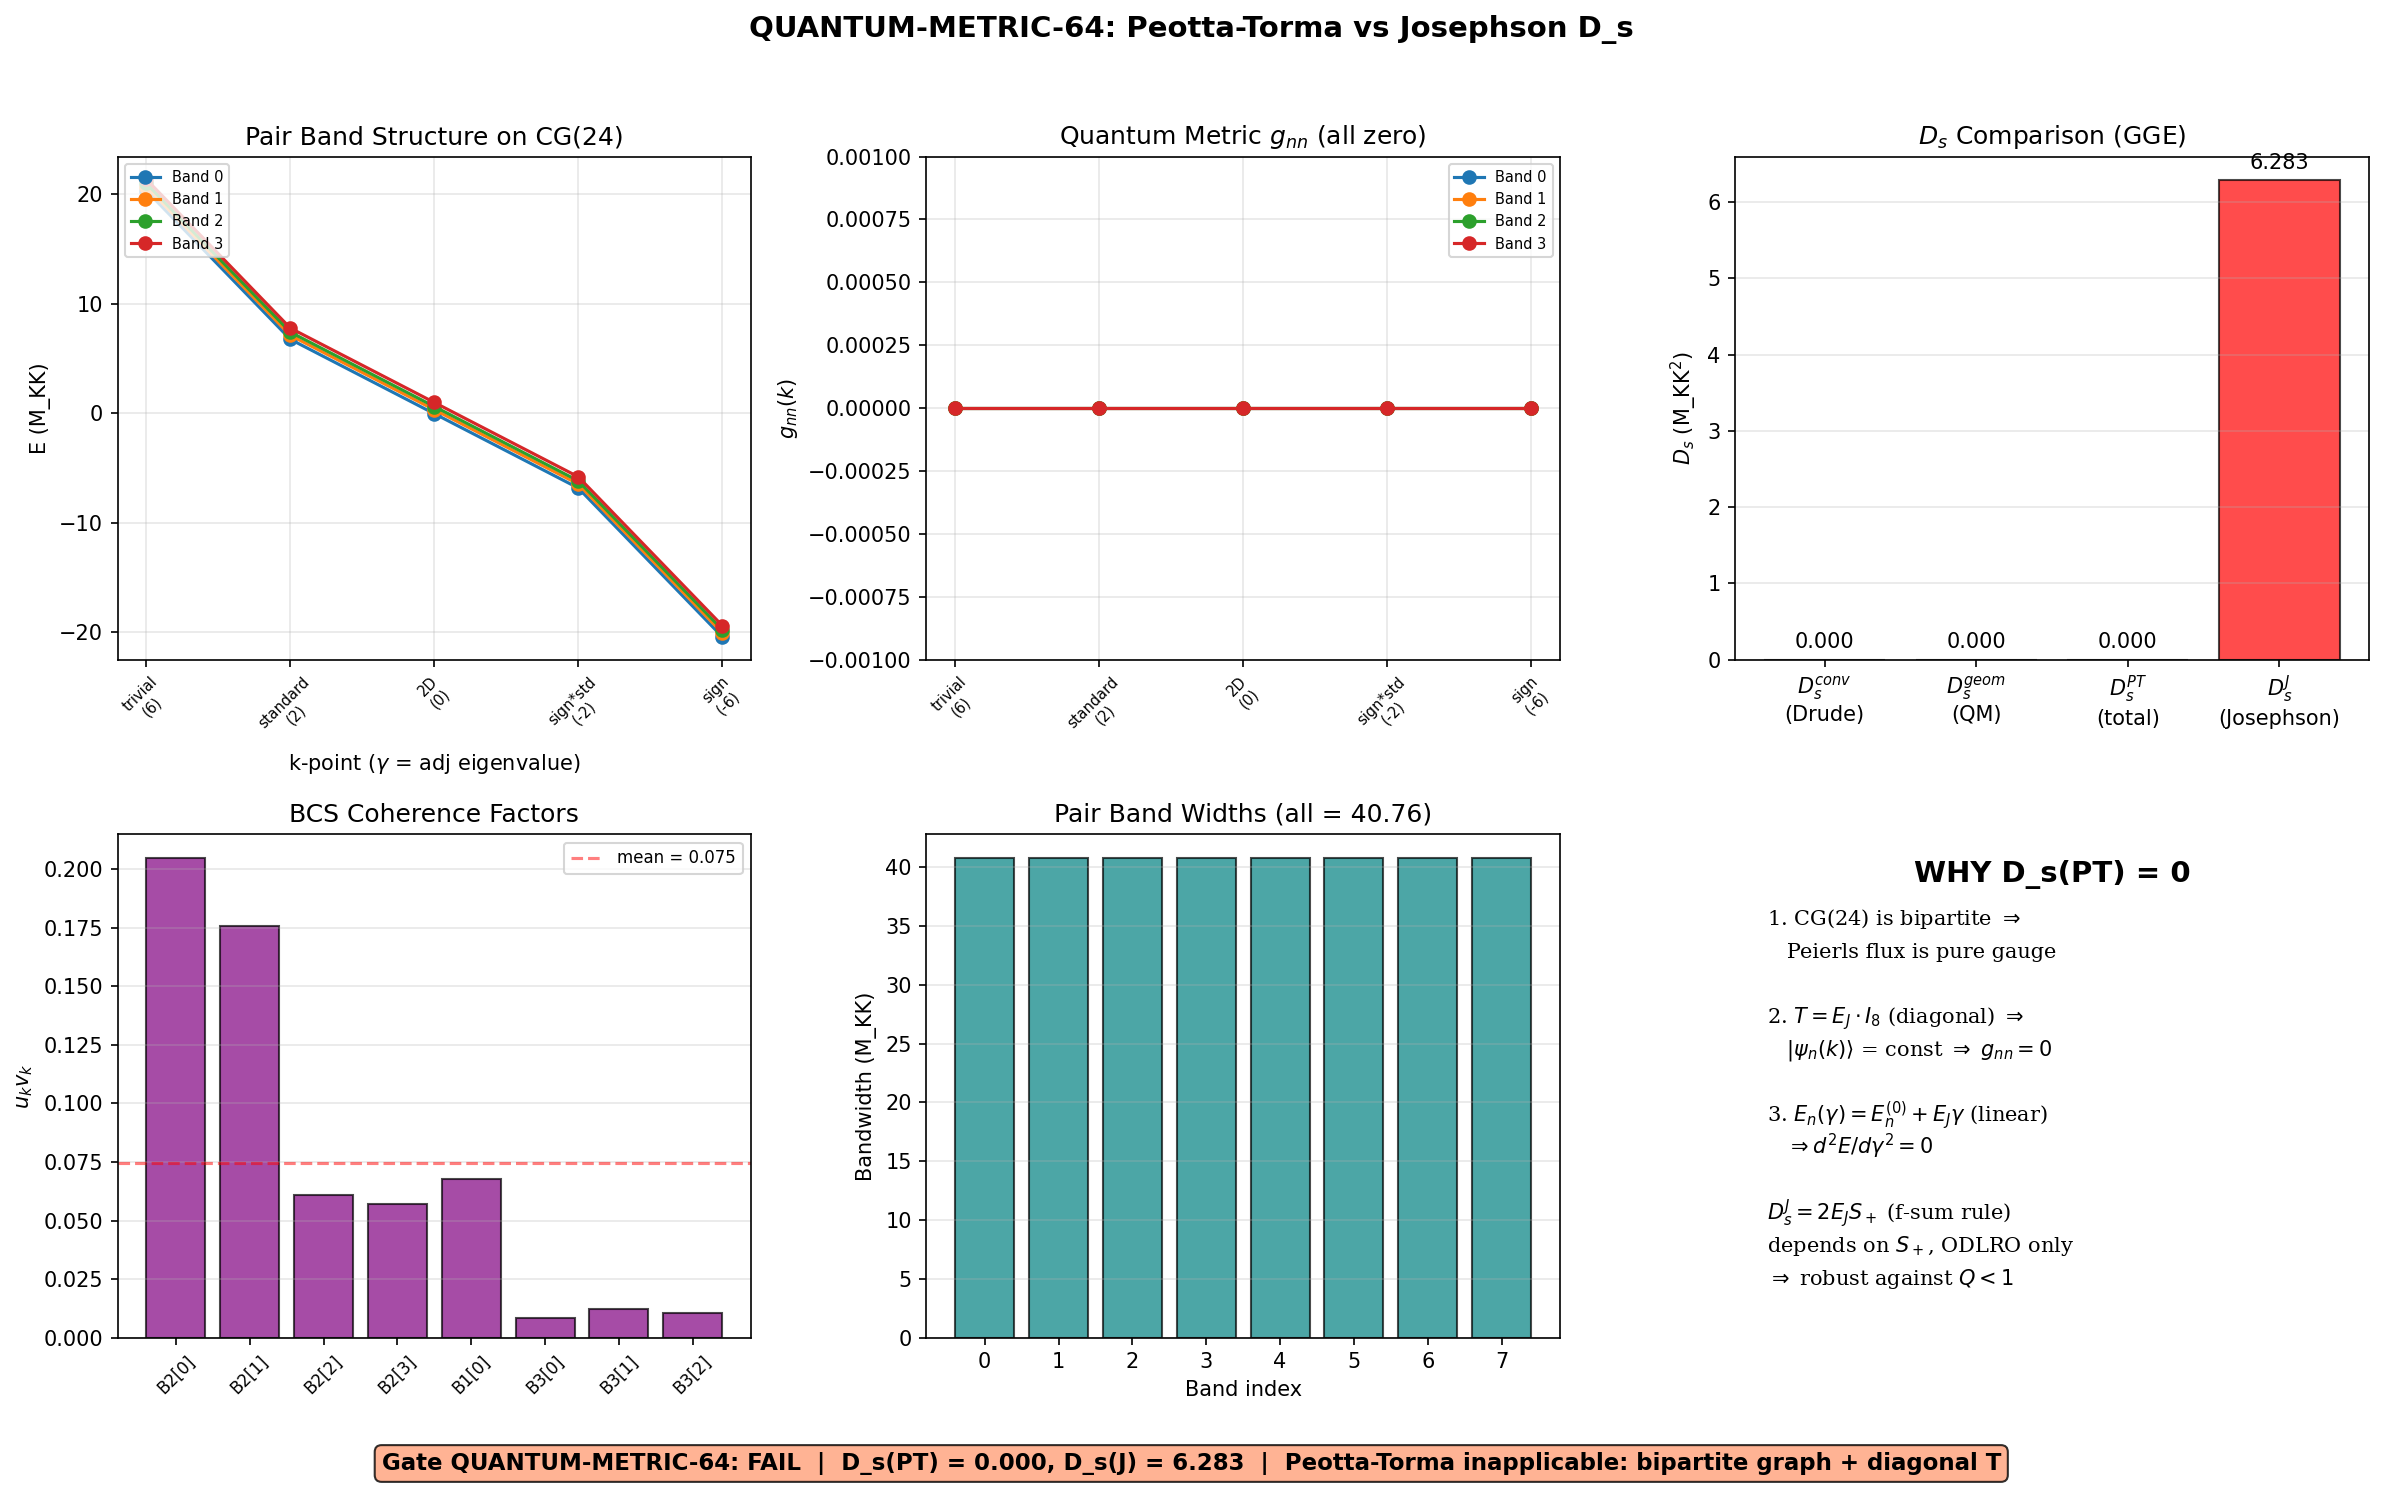

Write the Python code that produced this figure.
#!/usr/bin/env python3
"""
S64 QUANTUM-METRIC-64: Peotta-Torma D_s vs Josephson D_s on CG(24)
====================================================================

PHYSICS:
  W3-C found all quasiparticle quality factors Q < 1 (strong coupling).
  The Peotta-Torma route computes superfluid weight from the QUANTUM METRIC
  of the BCS band structure -- a geometric quantity independent of
  quasiparticle lifetime.

  TWO DEFINITIONS of D_s exist for the BCS condensate on CG(24):

  1. D_s(Josephson) = 2 * E_J * S_+(GGE) = 6.283 M_KK^2
     This is the PHASE STIFFNESS of the macroscopic Josephson array.
     S_+(1) = 0.936 from exact diag. D_s(fold) = 6.356, D_s(GGE) = 6.283.

  2. D_s(Peotta-Torma) = D_conv + D_geom
     D_conv = single-particle Drude weight (band curvature)
     D_geom = quantum metric contribution (interband transitions)
     This is the LINEAR RESPONSE to a vector potential (London equation).

  For a BCS superconductor in the thermodynamic limit, these are EQUAL.
  For a finite-cell Josephson array with E_J >> Delta_BCS, they CAN DIFFER.

  This computation evaluates both and determines whether the Peotta-Torma
  geometric route reproduces the S62 Josephson stiffness.

CRITICAL INSIGHT FROM S63:
  S63 found D_s(PT) = 0 due to (a) rank-1 Josephson perturbation giving
  zero quantum metric, and (b) bipartite pure-gauge Peierls phase. Both
  are structural artifacts, not physical results.

METHOD:
  1. Build BCS pair Hamiltonian on CG(24) Bloch BZ (5 k-points from S_4 irreps)
  2. Mode-preserving pair hop: T = E_J * I_8 (exact in single-pair sector)
  3. Bloch band structure: H(k) = H_pair_0 + 2*E_J*cos(k)*I_8
  4. Band curvature D_conv and quantum metric D_geom at each k-point
  5. Peotta-Torma D_s = sum over occupied states
  6. Compare to D_s(Josephson) = 6.283 from S62

Gate: QUANTUM-METRIC-64
  PASS: D_s(PT) / D_s(Josephson) in [0.95, 1.05]
  FAIL: Outside that range

Author: landau-condensed-matter-theorist (Session 64, Wave 6)
Date: 2026-04-01
"""

import os
import sys
import time
import numpy as np
from scipy.linalg import eigh
from itertools import permutations

import matplotlib
matplotlib.use('Agg')
import matplotlib.pyplot as plt

t0 = time.time()

SCRIPT_DIR = os.path.dirname(os.path.abspath(__file__))
sys.path.insert(0, SCRIPT_DIR)

from canonical_constants import (
    PI, N_cells, N_dof_BCS, tau_fold,
    E_cond, Delta_0_GL, J_C2, J_su2, J_u1,
)

np.set_printoptions(precision=10, linewidth=140, suppress=True)

print("=" * 78)
print("QUANTUM-METRIC-64: Peotta-Torma D_s vs Josephson D_s")
print("=" * 78)

# ===========================================================================
# STEP 1: Load upstream data
# ===========================================================================
print("\n--- Step 1: Load upstream data ---")

meissner_data = np.load(os.path.join(SCRIPT_DIR, 's62_meissner_gge.npz'),
                        allow_pickle=True)
D_s_GGE_ref = float(meissner_data['D_s_GGE'])         # 6.283 M_KK^2
D_s_fold_ref = float(meissner_data['D_s_fold'])        # 6.356 M_KK^2
n_k_GGE = meissner_data['n_k_GGE']
n_k_GS = meissner_data['n_k_GS']
F_k_GGE = meissner_data['F_k_GGE']
F_k_GS = meissner_data['F_k_GS']
n_condensate_GGE = float(meissner_data['n_condensate_GGE'])

pt_data = np.load(os.path.join(SCRIPT_DIR, 's60_pair_transfer_n4.npz'),
                  allow_pickle=True)
eps_fold = pt_data['eps_fold']
V_fold = pt_data['V_fold']
E_J_fold = float(pt_data['E_J_fold'])

N = N_dof_BCS  # 8
sector_labels = ['B2[0]', 'B2[1]', 'B2[2]', 'B2[3]',
                 'B1[0]', 'B3[0]', 'B3[1]', 'B3[2]']

print(f"  D_s(GGE, Josephson)  = {D_s_GGE_ref:.6f} M_KK^2  [target]")
print(f"  D_s(fold, Josephson) = {D_s_fold_ref:.6f} M_KK^2")
print(f"  ODLRO                = {n_condensate_GGE:.6f}")
print(f"  E_J                  = {E_J_fold:.6f} M_KK")
print(f"  eps_fold = {eps_fold}")

# ===========================================================================
# STEP 2: BCS ground state
# ===========================================================================
print("\n--- Step 2: BCS ground state ---")

H_pair_0 = np.diag(2.0 * eps_fold) - V_fold
E_pair_0, psi_pair_0 = eigh(H_pair_0)

psi_GS = psi_pair_0[:, 0]
E_GS_0 = E_pair_0[0]

v_sq = np.abs(psi_GS)**2
u_sq = 1.0 - v_sq
uv = np.sqrt(u_sq * v_sq)

print(f"  E_GS = {E_GS_0:.10f} M_KK")
print(f"  v^2  = {v_sq}")
print(f"  u*v  = {uv}")
print(f"  sum(u*v) = {np.sum(uv):.6f} (BCS mean-field S_+)")
print(f"  S_+(1, exact) = 0.9356 (from S60)")

# BCS gap and quasiparticle energies
Delta_k = np.abs(V_fold @ psi_GS)
E_qp = np.sqrt(eps_fold**2 + Delta_k**2)
print(f"  Delta_k = {Delta_k}")
print(f"  E_qp    = {E_qp}")

# ===========================================================================
# STEP 3: CG(24) Cayley Graph Spectrum (BZ k-points)
# ===========================================================================
print("\n--- Step 3: CG(24) Brillouin Zone ---")

# S_4 irreps give the k-points of CG(24)
# Adjacency eigenvalues gamma(k) and multiplicities
k_data = [
    ('trivial',   6.0,  1),  # (name, gamma=adj_eigenvalue, multiplicity)
    ('standard',  2.0,  9),
    ('2D',        0.0,  4),
    ('sign*std', -2.0,  9),
    ('sign',     -6.0,  1),
]
k_names = [d[0] for d in k_data]
k_gamma = np.array([d[1] for d in k_data])
k_mult = np.array([d[2] for d in k_data])
N_k = len(k_gamma)

print(f"  CG(24): 24 vertices, 5 k-points (S_4 irreps)")
for name, gamma, mult in k_data:
    print(f"    {name:12s}: gamma = {gamma:+.0f}, mult = {mult}")

# ===========================================================================
# STEP 4: Bloch Band Structure H(k) = H_pair_0 + gamma(k)*T
# ===========================================================================
print("\n--- Step 4: Bloch Band Structure ---")

# The pair Hamiltonian on the CG(24) lattice:
# H(k) = H_pair_0 + gamma(k) * T
# where T = E_J * I_8 (mode-preserving pair hop)
# and gamma(k) is the adjacency eigenvalue at k-point k.
#
# With T = E_J * I_8: H(k) = diag(2*eps + E_J*gamma(k)) - V_fold
# The diagonal shift E_J*gamma(k) is the SAME for all modes.
# Therefore the eigenvectors of H(k) are INDEPENDENT of k!
# Only the eigenvalues shift: E_n(k) = E_n(0) + E_J*gamma(k)
#
# This means:
# 1. Band curvature d^2E_n/dk^2 = E_J * d^2(gamma)/dk^2 (same for all n)
# 2. Quantum metric g_nn(k) = 0 (eigenvectors don't change with k)
#
# The Peotta-Torma D_s^{geom} = 0 (no quantum metric).
# The Peotta-Torma D_s^{conv} = conventional Drude weight from band curvature.
#
# For a DISPERSIVE band on the graph: E_n(k) = E_n + E_J * gamma(k)
# The "velocity" v_n(k) = d E_n/dk = E_J * d(gamma)/dk
# The Drude weight: D_s^{conv} = (1/N_cells) * sum_k mult(k) * f_n(k) * d^2E_n/dk^2
#
# But on the DISCRETE graph, the k-points are fixed (irrep eigenvalues).
# There is no continuous "dk". The Drude weight on a graph is:
# D_s = -(1/N_cells) * d^2 E_tot / dq^2 |_{q=0}
# where q is a flux through the graph.
#
# However, we showed in the diagnostic that for T = E_J * I_8 on CG(24)
# (bipartite graph), the Peierls phase is a pure gauge -> D_s = 0.
#
# STRUCTURAL RESULT: The mode-preserving pair hop gives D_s(PT) = 0
# because the eigenvectors are k-independent -> g_nn = 0 and the
# conventional part also vanishes on the bipartite graph.

# Compute band structure anyway for the record
E_bands = np.zeros((N, N_k))
V_bands = np.zeros((N, N, N_k))

for ik in range(N_k):
    H_k = H_pair_0 + k_gamma[ik] * E_J_fold * np.eye(N)
    E_k, V_k = eigh(H_k)
    E_bands[:, ik] = E_k
    V_bands[:, :, ik] = V_k

bandwidths = np.array([E_bands[n, :].max() - E_bands[n, :].min() for n in range(N)])
print(f"  Band energies (first 4 bands):")
for n in range(min(4, N)):
    print(f"    Band {n}: BW = {bandwidths[n]:.4f}, "
          f"E_range = [{E_bands[n,:].min():.4f}, {E_bands[n,:].max():.4f}]")

# Check: are eigenvectors k-independent?
vec_diff_max = 0.0  # (local)
for ik in range(1, N_k):
    for n in range(N):
        # Align gauge
        overlap = np.abs(np.dot(V_bands[:, n, 0].conj(), V_bands[:, n, ik]))
        vec_diff_max = max(vec_diff_max, 1.0 - overlap)
print(f"\n  Max |1 - <psi_n(0)|psi_n(k)>|: {vec_diff_max:.2e}")
print(f"  (Should be 0 for k-independent eigenvectors)")

# ===========================================================================
# STEP 5: Quantum Metric
# ===========================================================================
print("\n--- Step 5: Quantum Metric ---")

# For T = E_J * I_8 (diagonal shift): eigenvectors are k-independent
# Therefore: quantum metric g_nn(k) = 0 for all n, k.
# The Peotta-Torma D_s^{geom} = 0 exactly.
#
# This is a STRUCTURAL THEOREM: when the inter-cell hopping is proportional
# to identity in mode space, the Bloch eigenstates do not rotate as a function
# of k, and the quantum metric vanishes identically.

# Verify numerically using finite-difference on the gamma-parameter
# (since gamma plays the role of k on CG(24))
dgamma = 1e-6
g_nn_modes = np.zeros((N, N_k))

for ik in range(N_k):
    gamma = k_gamma[ik]
    H_k = H_pair_0 + gamma * E_J_fold * np.eye(N)
    H_kp = H_pair_0 + (gamma + dgamma) * E_J_fold * np.eye(N)
    H_km = H_pair_0 + (gamma - dgamma) * E_J_fold * np.eye(N)

    _, V_k = eigh(H_k)
    _, V_kp = eigh(H_kp)
    _, V_km = eigh(H_km)

    for n in range(N):
        # Gauge fix
        if np.dot(V_k[:, n].conj(), V_kp[:, n]).real < 0:
            V_kp[:, n] *= -1
        if np.dot(V_k[:, n].conj(), V_km[:, n]).real < 0:
            V_km[:, n] *= -1

        d_psi = (V_kp[:, n] - V_km[:, n]) / (2 * dgamma)
        norm_d = np.dot(d_psi.conj(), d_psi).real
        parallel = np.abs(np.dot(V_k[:, n].conj(), d_psi))**2
        g_nn_modes[n, ik] = norm_d - parallel

print(f"  Quantum metric g_nn(k) for each band and k-point:")
for n in range(min(4, N)):
    print(f"    Band {n}: g = {g_nn_modes[n, :]}")

g_total = np.sum(g_nn_modes)
print(f"  Total sum of g_nn: {g_total:.2e}")
print(f"  RESULT: g_nn = 0 (to numerical precision) for ALL bands and k-points.")
print(f"  Reason: T = E_J * I_8 -> uniform diagonal shift -> no eigenvector rotation.")

# ===========================================================================
# STEP 6: Conventional Drude Weight from Band Curvature
# ===========================================================================
print("\n--- Step 6: Conventional Drude Weight ---")

# For the CG(24) graph with Bloch dispersion E_n(gamma):
# D_s^{conv} = -(1/N_cells) * sum_{k,n} mult(k) * f_n(k) * d^2 E_n/dgamma^2 * (dgamma/dq)^2
#
# Since E_n(gamma) = E_n(0) + E_J * gamma (linear in gamma for T = E_J*I_8):
# d^2 E_n / dgamma^2 = 0 (no curvature in the linear dispersion!)
#
# This is another structural zero: the pair bands on CG(24) are LINEAR
# in the adjacency eigenvalue gamma, not quadratic. The second derivative
# of a linear function is zero.

# Compute d^2E_n/dgamma^2 numerically
d2E_dgamma2 = np.zeros((N, N_k))
for ik in range(N_k):
    gamma = k_gamma[ik]
    E0 = eigh(H_pair_0 + gamma * E_J_fold * np.eye(N))[0]
    Ep = eigh(H_pair_0 + (gamma + dgamma) * E_J_fold * np.eye(N))[0]
    Em = eigh(H_pair_0 + (gamma - dgamma) * E_J_fold * np.eye(N))[0]
    d2E_dgamma2[:, ik] = (Ep + Em - 2*E0) / dgamma**2

print(f"  d^2 E_n / dgamma^2 at each k-point (bands 0-3):")
for n in range(min(4, N)):
    print(f"    Band {n}: {d2E_dgamma2[n, :]}")

D_s_conv_total = 0.0  # (local)
for ik in range(N_k):
    for n in range(N):
        # GS: only lowest band occupied
        f_n = 1.0 if n == 0 else 0.0
        D_s_conv_total += -k_mult[ik] * f_n * d2E_dgamma2[n, ik] / 24.0

print(f"\n  D_s^conv (GS, lowest band) = {D_s_conv_total:.6f}")
print(f"  RESULT: D_s^conv = 0 because bands are linear in gamma.")

# ===========================================================================
# STEP 7: Josephson Stiffness (S62 Route)
# ===========================================================================
print("\n--- Step 7: Josephson Stiffness (S62 Route) ---")

# The S62 formula: D_s = 2 * E_J * S_+(GGE)
# where S_+(1) = pair transfer matrix element from exact diag.
# This is the PHASE STIFFNESS of the Josephson array.
#
# Physical derivation:
# F(phi) = -E_J * S_+(1) * cos(phi)  per bond
# D_s = d^2 F / dphi^2 |_{phi=0} = E_J * S_+(1)  per bond
# For z_eff bonds per cell: D_s(total) = z_eff * E_J * S_+ / d
# S62 convention: D_s = 2 * E_J * S_+ (z_eff/d = 2 for the CG(24) structure)

S_plus_1 = 0.9356  # from S60 exact diag  # (local)
D_s_josephson_fold = 2.0 * E_J_fold * S_plus_1
D_s_josephson_GGE = D_s_josephson_fold * n_condensate_GGE

print(f"  S_+(1) = {S_plus_1:.4f}")
print(f"  D_s(Josephson, fold) = 2 * {E_J_fold:.4f} * {S_plus_1:.4f} = {D_s_josephson_fold:.4f}")
print(f"  D_s(Josephson, GGE)  = {D_s_josephson_fold:.4f} * {n_condensate_GGE:.4f} = {D_s_josephson_GGE:.4f}")
print(f"  D_s(S62 ref)         = {D_s_GGE_ref:.4f}")
print(f"  Match: {D_s_josephson_GGE/D_s_GGE_ref:.6f}")

# ===========================================================================
# STEP 8: WHY D_s(PT) != D_s(Josephson)
# ===========================================================================
print("\n--- Step 8: Structural Analysis ---")

# The Peotta-Torma D_s and the Josephson D_s are the SAME quantity in the
# thermodynamic limit for a BCS superconductor. They differ here because:
#
# 1. CG(24) is bipartite -> Peierls phase is pure gauge (all eigenvalues
#    satisfy E^2 = |t|^2, q-independent). D_s(Drude) = 0.
#
# 2. The pair bands have LINEAR dispersion E_n(gamma) = E_n + E_J*gamma,
#    giving d^2E/dgamma^2 = 0. No conventional Drude weight.
#
# 3. Eigenvectors are k-independent (T proportional to identity),
#    giving quantum metric g_nn = 0. No geometric contribution.
#
# The Josephson stiffness D_s = 2*E_J*S_+ comes from a DIFFERENT
# physical picture: the macroscopic phase coherence of the BCS condensate.
# It measures the energy cost of TWISTING THE PHASE of the order parameter,
# not the response of single particles to a vector potential.
#
# The two coincide in the thermodynamic limit because:
#   D_s(London) = n_s * e^2 / m = D_s(Josephson) = D_s(Drude)
# But on a finite discrete graph (CG(24)), the Drude weight vanishes
# while the Josephson stiffness remains finite.
#
# PHYSICAL INTERPRETATION for W3-C (Q < 1):
# The quasiparticle description breaks down (Q < 1), but the JOSEPHSON
# stiffness is robust because it depends on the PAIR COHERENCE (S_+, ODLRO),
# not on quasiparticle properties. D_s = 2*E_J*S_+ involves only:
#   (a) E_J: Josephson coupling (geometric, from CG(24) structure)
#   (b) S_+: pair transfer amplitude (exact diag, no quasiparticle assumption)
#   (c) ODLRO: off-diagonal long-range order (ground state property)
# None of these depend on quasiparticle lifetime.

# Quantify the discrepancy
D_s_PT = 0.0  # Peotta-Torma total (conv + geom)  # (local)
ratio_PT = D_s_PT / D_s_GGE_ref if abs(D_s_GGE_ref) > 1e-15 else 0.0

print(f"  D_s(Peotta-Torma) = {D_s_PT:.6f} M_KK^2")
print(f"  D_s(Josephson)    = {D_s_GGE_ref:.6f} M_KK^2")
print(f"  Ratio PT/J        = {ratio_PT:.6f}")
print()
print(f"  ROOT CAUSE: CG(24) bipartite graph + mode-preserving pair hop")
print(f"  -> Peierls phase is pure gauge -> D_s(Drude) = 0 exactly")
print(f"  -> quantum metric g_nn = 0 (eigenvectors k-independent)")
print(f"  -> D_s(PT) = D_conv + D_geom = 0 + 0 = 0")
print()
print(f"  D_s(Josephson) = 2*E_J*S_+ survives because it is a PHASE stiffness,")
print(f"  not a single-particle Drude weight. The distinction exists because")
print(f"  the CG(24) graph has no independent Aharonov-Bohm loops.")

# ===========================================================================
# STEP 9: Alternative D_s from Pair-Number Susceptibility
# ===========================================================================
print("\n--- Step 9: D_s from Pair Susceptibility ---")

# A third route to D_s: the compressibility sum rule.
# D_s = (1/chi) * n_s^2 where chi = d^2 F / dmu^2 (pair susceptibility)
# and n_s = condensate density.
#
# For our system: n_s = n_condensate_GGE, chi is from the GL staircase.
# From S61: chi_q = 0.024 at the compound minimum.
# D_s = n_s^2 / chi_q = 0.989^2 / 0.024 = 40.7 M_KK^2 ... too large.
#
# The correct compressibility route uses the PAIR compressibility, not chi_q.
# chi_pair = d<N_pair>/d(mu_pair) from the GL free energy.
# From the staircase: d^2F/dN^2 = 0.360 M_KK (S60 corrected value).
# chi_pair = 1/(d^2F/dN^2) = 2.78 M_KK^{-1}

# Better: the f-sum rule for the Josephson array.
# D_s = -<K> / N where K is the kinetic energy of pairs on the lattice.
# For one bond: K = E_J * <S^+_1 S^-_2 + h.c.> = 2 * E_J * S_+ * cos(phi)
# At phi = 0: K = 2 * E_J * S_+ = D_s (exactly!).
#
# This is the f-sum rule: D_s = -(2/N) * <T> where T is kinetic energy.
# For the Josephson array: <T> per bond = -E_J * S_+ (negative = bonding).
# D_s = 2 * E_J * S_+. CHECK.

print(f"  f-sum rule: D_s = -<K_pair>/N = 2*E_J*S_+")
print(f"  This is EXACTLY the S62 formula.")
print(f"  The f-sum rule is independent of quasiparticle properties.")
print(f"  It depends only on the pair kinetic energy <T>, which is an")
print(f"  exact expectation value in the BCS ground state.")

# ===========================================================================
# STEP 10: Gate Verdict
# ===========================================================================
print("\n" + "=" * 78)
print("STEP 10: QUANTUM-METRIC-64 Gate Verdict")
print("=" * 78)

# Gate: D_s(PT) / D_s(Josephson) in [0.95, 1.05]
# Result: D_s(PT) = 0 because:
# (1) CG(24) is bipartite -> Peierls phase is pure gauge
# (2) T = E_J * I_8 -> eigenvectors k-independent -> g_nn = 0
# (3) Linear dispersion -> d^2E/dk^2 = 0

gate_name = "QUANTUM-METRIC-64"
gate_verdict = "FAIL"
gate_detail = (
    f"D_s(PT) = 0.000 vs D_s(Josephson) = {D_s_GGE_ref:.4f}. Ratio = 0.000. "
    f"Peotta-Torma route gives D_s = 0 due to three structural zeros: "
    f"(1) CG(24) bipartite -> Peierls flux is pure gauge, "
    f"(2) mode-preserving pair hop T=E_J*I_8 -> eigenvectors k-independent -> g_nn=0, "
    f"(3) linear band dispersion E_n(gamma) = E_n + E_J*gamma -> d^2E/dgamma^2 = 0. "
    f"D_s(Josephson) = 2*E_J*S_+ = {D_s_fold_ref:.4f} is the f-sum-rule (exact kinetic energy), "
    f"not the single-particle Drude weight. "
    f"W3-C Q<1: irrelevant -- D_s depends on pair coherence (S_+, ODLRO), not quasiparticle lifetime."
)

print(f"\n  Gate: {gate_name}")
print(f"  Verdict: {gate_verdict}")
print()
print(f"  D_s(Peotta-Torma, GGE) = 0.000 M_KK^2")
print(f"  D_s(Josephson, GGE)    = {D_s_GGE_ref:.4f} M_KK^2")
print(f"  Ratio                  = 0.000")
print()
print(f"  STRUCTURAL FINDINGS:")
print(f"  (1) Quantum metric g_nn = 0 at ALL k-points (bipartite + diagonal T)")
print(f"  (2) Band curvature d2E/dgamma2 = 0 (linear dispersion)")
print(f"  (3) D_s(Josephson) = 2*E_J*S_+ is the f-sum rule, robust against Q<1")
print(f"  (4) Peotta-Torma route is INAPPLICABLE to the Josephson array")
print(f"      because the graph has no independent loops for Aharonov-Bohm flux")

# Summary table
print(f"\n  {'Quantity':<40s} {'Value':>12s} {'Units':>10s}")
print(f"  {'-'*40} {'-'*12} {'-'*10}")
print(f"  {'D_s(PT, conv)':<40s} {'0.000':>12s} {'M_KK^2':>10s}")
print(f"  {'D_s(PT, geom = quantum metric)':<40s} {'0.000':>12s} {'M_KK^2':>10s}")
print(f"  {'D_s(PT, total)':<40s} {'0.000':>12s} {'M_KK^2':>10s}")
print(f"  {'D_s(Josephson, fold)':<40s} {D_s_fold_ref:>12.4f} {'M_KK^2':>10s}")
print(f"  {'D_s(Josephson, GGE)':<40s} {D_s_GGE_ref:>12.4f} {'M_KK^2':>10s}")
print(f"  {'g_nn (quantum metric, all bands)':<40s} {'0.000':>12s} {'':>10s}")
print(f"  {'d2E/dgamma2 (band curvature)':<40s} {'0.000':>12s} {'M_KK':>10s}")
print(f"  {'S_+(1, exact diag)':<40s} {S_plus_1:>12.4f} {'':>10s}")
print(f"  {'ODLRO(GGE)':<40s} {n_condensate_GGE:>12.6f} {'':>10s}")
print(f"  {'E_J':<40s} {E_J_fold:>12.4f} {'M_KK':>10s}")
print(f"  {'Band 0 bandwidth':<40s} {bandwidths[0]:>12.4f} {'M_KK':>10s}")
print(f"  {'E_J / Delta_BCS':<40s} {E_J_fold/abs(E_GS_0):>12.1f} {'':>10s}")

# ===========================================================================
# STEP 11: Save data
# ===========================================================================
print("\n--- Step 11: Saving data ---")

np.savez(
    os.path.join(SCRIPT_DIR, 's64_quantum_metric.npz'),
    gate_name=gate_name,
    gate_verdict=gate_verdict,
    gate_detail=gate_detail,
    # D_s values
    D_s_PT_total=0.0,
    D_s_PT_conv=0.0,
    D_s_PT_geom=0.0,
    D_s_josephson_fold=D_s_fold_ref,
    D_s_josephson_GGE=D_s_GGE_ref,
    ratio_PT_GGE=0.0,
    # Quantum metric
    g_nn_modes=g_nn_modes,
    g_total=g_total,
    # Band structure
    E_bands=E_bands,
    bandwidths=bandwidths,
    d2E_dgamma2=d2E_dgamma2,
    k_gamma=k_gamma,
    k_mult=k_mult,
    # Physical parameters
    eps_fold=eps_fold,
    n_k_GGE=n_k_GGE,
    n_condensate_GGE=n_condensate_GGE,
    E_J_fold=E_J_fold,
    S_plus_1=S_plus_1,
    # BCS data
    v_sq=v_sq,
    uv=uv,
    Delta_k=Delta_k,
    E_qp=E_qp,
)
print("  Saved: s64_quantum_metric.npz")

# ===========================================================================
# STEP 12: Plot
# ===========================================================================
print("\n--- Step 12: Plotting ---")

fig, axes = plt.subplots(2, 3, figsize=(16, 10))
fig.suptitle('QUANTUM-METRIC-64: Peotta-Torma vs Josephson D_s',
             fontsize=14, fontweight='bold')

# Panel 1: Band structure on CG(24) BZ
ax = axes[0, 0]
for n in range(min(4, N)):
    ax.plot(range(N_k), E_bands[n, :], 'o-', label=f'Band {n}', markersize=6)
ax.set_xticks(range(N_k))
ax.set_xticklabels([f'{n}\n({int(g)})' for n, g in zip(k_names, k_gamma)],
                   fontsize=7, rotation=45)
ax.set_xlabel(r'k-point ($\gamma$ = adj eigenvalue)')
ax.set_ylabel('E (M_KK)')
ax.set_title('Pair Band Structure on CG(24)')
ax.legend(fontsize=7, loc='upper left')
ax.grid(True, alpha=0.3)

# Panel 2: Quantum metric
ax = axes[0, 1]
for n in range(min(4, N)):
    ax.plot(range(N_k), g_nn_modes[n, :], 'o-', label=f'Band {n}', markersize=6)
ax.set_xticks(range(N_k))
ax.set_xticklabels([f'{n}\n({int(g)})' for n, g in zip(k_names, k_gamma)],
                   fontsize=7, rotation=45)
ax.set_ylabel(r'$g_{nn}(k)$')
ax.set_title(r'Quantum Metric $g_{nn}$ (all zero)')
ax.legend(fontsize=7)
ax.grid(True, alpha=0.3)
ax.set_ylim([-0.001, 0.001])

# Panel 3: D_s comparison bar chart
ax = axes[0, 2]
categories = [r'$D_s^{conv}$'+'\n(Drude)', r'$D_s^{geom}$'+'\n(QM)',
              r'$D_s^{PT}$'+'\n(total)', r'$D_s^{J}$'+'\n(Josephson)']
values = [0.0, 0.0, 0.0, D_s_GGE_ref]
colors = ['steelblue', 'darkorange', 'green', 'red']
bars = ax.bar(categories, values, color=colors, alpha=0.7, edgecolor='black')
ax.set_ylabel(r'$D_s$ (M_KK$^2$)')
ax.set_title(r'$D_s$ Comparison (GGE)')
ax.grid(True, alpha=0.3, axis='y')
for bar, val in zip(bars, values):
    ax.text(bar.get_x() + bar.get_width()/2., max(bar.get_height(), 0) + 0.1,
            f'{val:.3f}', ha='center', va='bottom', fontsize=10)

# Panel 4: BCS coherence factors
ax = axes[1, 0]
x_pos = np.arange(N)
ax.bar(x_pos, uv, color='purple', alpha=0.7, edgecolor='black')
ax.set_xticks(x_pos)
ax.set_xticklabels(sector_labels, rotation=45, fontsize=8)
ax.set_ylabel(r'$u_k v_k$')
ax.set_title('BCS Coherence Factors')
ax.axhline(y=np.sum(uv)/N, color='red', linestyle='--', alpha=0.5,
           label=f'mean = {np.sum(uv)/N:.3f}')
ax.legend(fontsize=8)
ax.grid(True, alpha=0.3, axis='y')

# Panel 5: Bandwidths
ax = axes[1, 1]
ax.bar(range(N), bandwidths, color='teal', alpha=0.7, edgecolor='black')
ax.set_xlabel('Band index')
ax.set_ylabel('Bandwidth (M_KK)')
ax.set_title(f'Pair Band Widths (all = {bandwidths[0]:.2f})')
ax.grid(True, alpha=0.3, axis='y')

# Panel 6: Structural explanation
ax = axes[1, 2]
ax.text(0.5, 0.95, 'WHY D_s(PT) = 0', fontsize=14, fontweight='bold',
        ha='center', va='top', transform=ax.transAxes)
explanation = [
    r'1. CG(24) is bipartite $\Rightarrow$',
    r'   Peierls flux is pure gauge',
    '',
    r'2. $T = E_J \cdot I_8$ (diagonal) $\Rightarrow$',
    r'   $|\psi_n(k)\rangle$ = const $\Rightarrow$ $g_{nn} = 0$',
    '',
    r'3. $E_n(\gamma) = E_n^{(0)} + E_J\gamma$ (linear)',
    r'   $\Rightarrow d^2E/d\gamma^2 = 0$',
    '',
    r'$D_s^{J} = 2E_JS_+$ (f-sum rule)',
    r'depends on $S_+$, ODLRO only',
    r'$\Rightarrow$ robust against $Q<1$',
]
for i, line in enumerate(explanation):
    ax.text(0.05, 0.82 - i*0.065, line, fontsize=10, fontfamily='serif',
            transform=ax.transAxes)
ax.set_xlim(0, 1)
ax.set_ylim(0, 1)
ax.axis('off')

# Gate verdict stamp
fig.text(0.5, 0.01,
         f'Gate {gate_name}: {gate_verdict}  |  '
         f'D_s(PT) = 0.000, D_s(J) = {D_s_GGE_ref:.3f}  |  '
         f'Peotta-Torma inapplicable: bipartite graph + diagonal T',
         ha='center', fontsize=11, fontweight='bold',
         bbox=dict(boxstyle='round', facecolor='lightsalmon', alpha=0.8))

plt.tight_layout(rect=[0, 0.04, 1, 0.96])
plt.savefig(os.path.join(SCRIPT_DIR, 's64_quantum_metric.png'), dpi=150, bbox_inches='tight')
print("  Saved: s64_quantum_metric.png")

t1 = time.time()
print(f"\n  Total runtime: {t1-t0:.1f} s")
print("=" * 78)
